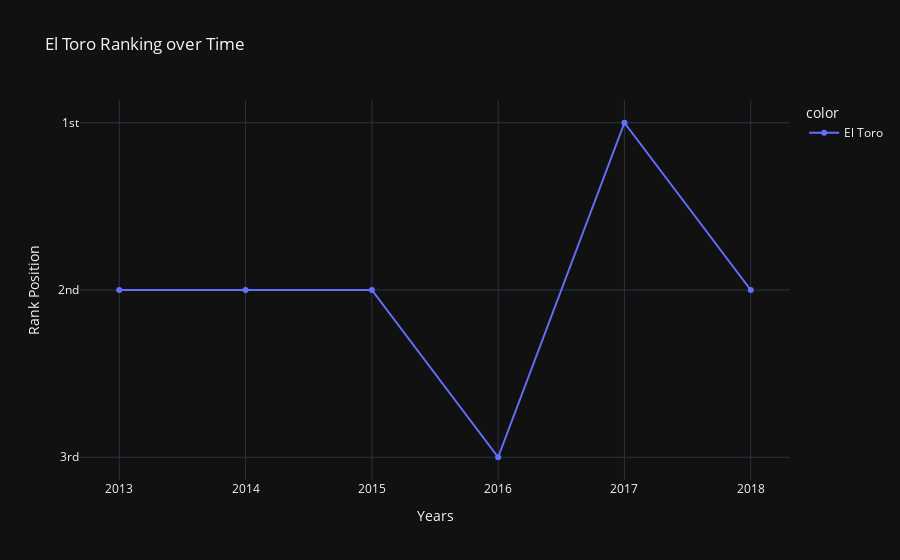

The cell this chart's notebook holds for it:
### Markdown cell above
2. Write a function that will plot the ranking of a given roller coaster over time as a line. Your function should take a roller coaster's name and a ranking DataFrame as arguments. Make sure to include informative labels that describe your visualization.

   Call your function with `"El Toro"` as the roller coaster name and the wood ranking DataFrame. What issue do you notice? Update your function with an additional argument to alleviate the problem, and retest your function.

### Code cell
# 2
# Create a function to plot rankings over time for 1 roller coaster
def plotrc(rcname, df, park_name):
    selection = df[['Name', 'Rank', 'Year of Rank', 'Park']]
    selection = df[(df.Name == rcname) & (df.Park == park_name)]
    year_data = selection['Year of Rank'].unique()
    year_data = year_data.tolist()
    x_values = range(len(year_data))
    #rank_data = df.Rank.values
    #results = new_df[(df.Name == rcname)]
    plt.style.use('fivethirtyeight')
    plt.figure(figsize=(20, 8))
    ax = plt.subplot()
    ax.invert_yaxis()
    plt.plot(x_values, selection.Rank.values, marker='o', color='r')
    ax.set_xticks(x_values)
    ax.set_yticks(selection.Rank.values)
    ax.set_xticklabels(year_data)
    plt.title('{} Ranking over Time'.format(rcname))
    plt.xlabel("Years")
    plt.ylabel("Rank Position")
    plt.legend([rcname], shadow=True)


def plotrc2(rcname, df, park_name):
    selection = df[['Name', 'Rank', 'Year of Rank', 'Park']]
    selection = df[(df.Name == rcname) & (df.Park == park_name)]
    fig = px.line(df, x=selection['Year of Rank'], y=selection['Rank'], title='{} Ranking over Time'.format(rcname), color=selection['Name'],  labels={
        "x": "Years",
        "y": "Rank Position"
    }, markers=True, template='plotly_dark')
    fig.update_layout(yaxis=dict(autorange="reversed"))
    lbl = ['1st', '2nd', '3rd']
    fig.update_layout(yaxis=dict(tickmode='array', tickvals=['1','2','3'], ticktext=lbl))
    fig.show()
# Create a plot of El Toro ranking over time
plotrc('El Toro', rc_wood_data, 'Six Flags Great Adventure')

plotrc2('El Toro', rc_wood_data, 'Six Flags Great Adventure')

### Figure 1 — Plotly figure (JSON) as saved in the notebook; plotly's stock layout.template omitted (floating-point values rounded to 4 significant figures)
{"data": [{"hovertemplate": "color=El Toro<br>Years=%{x}<br>Rank Position=%{y}<extra></extra>", "legendgroup": "El Toro", "line": {"color": "#636efa", "dash": "solid"}, "marker": {"symbol": "circle"}, "mode": "lines+markers", "name": "El Toro", "orientation": "v", "showlegend": true, "type": "scatter", "x": [2013, 2014, 2015, 2016, 2017, 2018], "xaxis": "x", "y": [2, 2, 2, 3, 1, 2], "yaxis": "y"}], "layout": {"legend": {"title": {"text": "color"}, "tracegroupgap": 0}, "title": {"text": "El Toro Ranking over Time"}, "xaxis": {"anchor": "y", "domain": [0, 1], "title": {"text": "Years"}}, "yaxis": {"anchor": "x", "autorange": "reversed", "domain": [0, 1], "tickmode": "array", "ticktext": ["1st", "2nd", "3rd"], "tickvals": ["1", "2", "3"], "title": {"text": "Rank Position"}}}}
